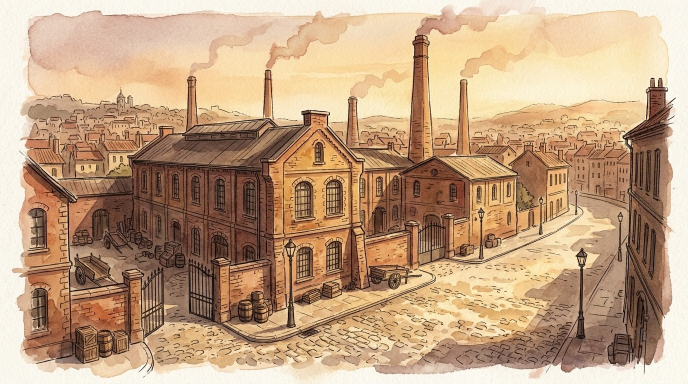
#> input picture kits/gen_selftest/fixtures/images/S01a_리옹_공장.jpg, 1376 x 768 px (shown at 1/2 size)
$ python -i thumb_v3.py   (imports and definitions only)
#> lines starting #> are read from the running program, lines starting #| are printed output that depends on the picture
#> further down, picture is the input picture: PIL image 1376x768 RGB; mean R, G, B 192.8, 160.7, 130
# -*- coding: utf-8 -*-
"""아트고메 채널 공식 썸네일 템플릿 (2026-09-23 확정).
기준 레퍼런스: 채널 자체 히트작 'AI가 거짓말했다'(sanjA0cHWgA) + 에포크한남 채널의 통일된 워드마크.
- 사진은 흐리지 않고 또렷하게, 화면 55~60%를 채운다(블러/글로우 배경 폐기).
- 오른쪽은 완전 블랙 패널, 텍스트는 흰색 + 레드 포인트 1곳만(다른 색 난립 금지).
- 모든 영상에 같은 위치/스타일의 브랜드 워드마크(아트고메)를 고정으로 넣어 시리즈 통일감을 만든다.
- 컬러 배지(노랑/초록 등)는 영상마다 색이 달라져 통일성을 해치므로 여기서는 쓰지 않는다.
"""
import os
from PIL import Image, ImageDraw, ImageFont, ImageFilter

HERE = os.path.dirname(os.path.abspath(__file__))
FONTS = os.path.join(os.path.dirname(os.path.dirname(HERE)), "kits", "fonts")   # LUMIERE_GEN/kits/fonts (OFL 글꼴)
BLACK_HAN = os.path.join(FONTS, "BlackHanSans-Regular.ttf")
PRETENDARD_BLACK = os.path.join(FONTS, "Pretendard-Black.otf")
W, H = 1280, 720
INK = (8, 8, 9)
WHITE = (250, 250, 252)
RED = (235, 40, 40)


def desaturate(im, factor=0.45, darken=0.12):
    """채도를 낮추고 살짝 어둡게 해서 고급스러운 톤으로(쨍한 원색 사진 보정용)."""
#> called with factor = 0.38, darken = 0.12
    from PIL import ImageEnhance
    rgb = im.convert("RGB")
    rgb = ImageEnhance.Color(rgb).enhance(factor)
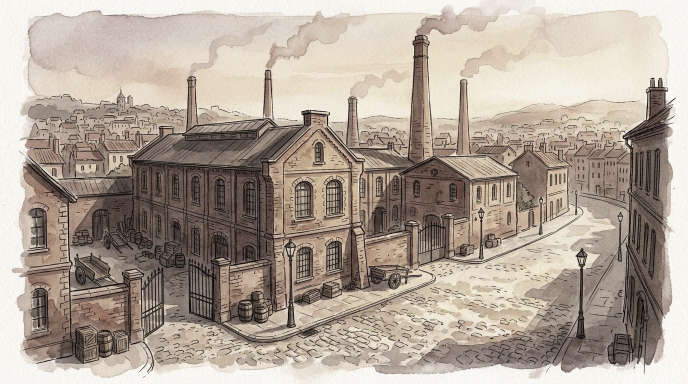
#> rgb: PIL image 1376x768 RGB (shown at 1/2 size); mean R, G, B 176.2, 164, 152.3
    if darken:
        rgb = ImageEnhance.Brightness(rgb).enhance(1 - darken)
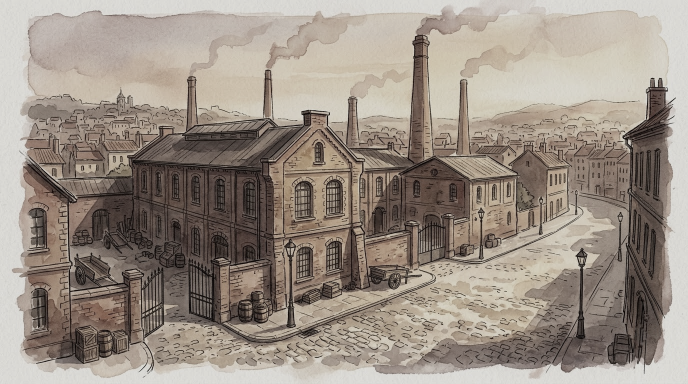
#> rgb: PIL image 1376x768 RGB (shown at 1/2 size); mean R, G, B 154.6, 143.9, 133.5
    rgb = ImageEnhance.Contrast(rgb).enhance(1.06)
    return rgb


def cover(im, w, h, fx=0.5, fy=0.5):
#> called with w = 838, h = 720, fx = 0.5, fy = 0.4
    s = max(w / im.width, h / im.height)
    im = im.resize((int(im.width * s) + 1, int(im.height * s) + 1), Image.LANCZOS)
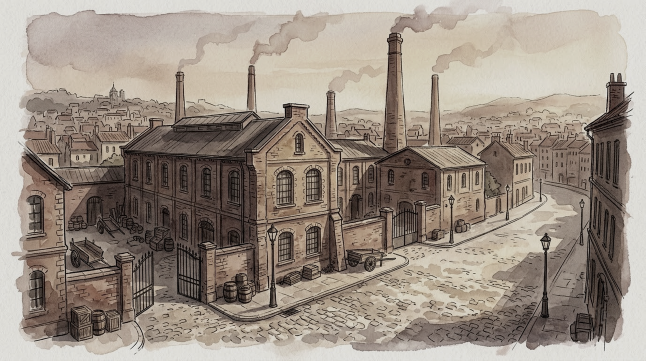
#> im: PIL image 1291x721 RGB (shown at 1/2 size); mean R, G, B 154.6, 143.3, 132.3
    l = int((im.width - w) * fx)
    t = int((im.height - h) * fy)
    return im.crop((l, t, l + w, t + h))
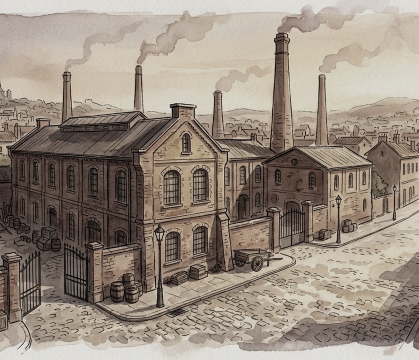
#> returned value: PIL image 838x720 RGB (shown at 1/2 size); mean R, G, B 151.9, 139.7, 127.6


def base(photo, split=0.58, fx=0.5, fy=0.4, darken=0.20, feather=300, desat=0.62, side="right"):
    """사진(또렷, 채도 낮춤) 한쪽 + 나머지 완전 블랙, 경계는 넓고 부드러운(ease) 그라데이션으로.
    side='right'(기본, 2026-09-23 확정 — 타이틀 왼쪽/사진 오른쪽 통일) 또는 'left'.
    feather를 짧게 주면(예전 90px) 사진이 '툭' 끊긴 느낌이 나서 기본값을 크게 올렸다."""
    im = Image.new("RGBA", (W, H), (*INK, 255))
    if desat:
        photo = desaturate(photo, factor=1 - desat)

    if side == "left":
        split_x = int(W * split)
        photo_w = min(W, split_x + feather)
        p = cover(photo, photo_w, H, fx, fy).convert("RGBA")
        if darken:
            p = Image.alpha_composite(p, Image.new("RGBA", p.size, (0, 0, 0, int(255 * darken))))
        mask = Image.new("L", p.size, 255)
        md = ImageDraw.Draw(mask)
        fade_w = photo_w - split_x
        for i in range(fade_w):
            t = i / fade_w
            eased = 1 - (t * t * (3 - 2 * t))
            md.line([(split_x + i, 0), (split_x + i, H)], fill=int(255 * eased))
        if photo_w < p.width:
            md.rectangle([photo_w, 0, p.width, H], fill=0)
        im.paste(p, (0, 0), mask)
    else:
        black_w = int(W * split)
        photo_x0 = max(0, black_w - feather)
        photo_w = W - photo_x0
        p = cover(photo, photo_w, H, fx, fy).convert("RGBA")
        if darken:
            p = Image.alpha_composite(p, Image.new("RGBA", p.size, (0, 0, 0, int(255 * darken))))
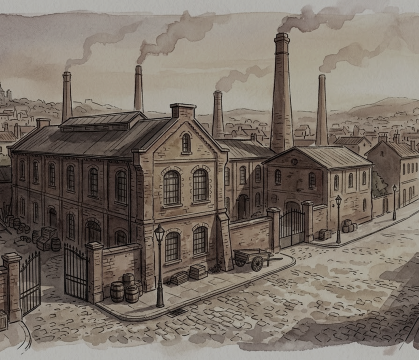
#> p: PIL image 838x720 RGBA (shown at 1/2 size); mean R, G, B, A 121.5, 111.8, 102.1, 255
        mask = Image.new("L", p.size, 255)
#> mask: PIL image 838x720 L; every value is 255
        md = ImageDraw.Draw(mask)
        fade_w = black_w - photo_x0
        for i in range(fade_w):
            t = i / fade_w
            eased = t * t * (3 - 2 * t)  # 0(검정쪽) -> 1(사진쪽) 부드러운 커브
            md.line([(i, 0), (i, H)], fill=int(255 * eased))
        im.paste(p, (photo_x0, 0), mask)
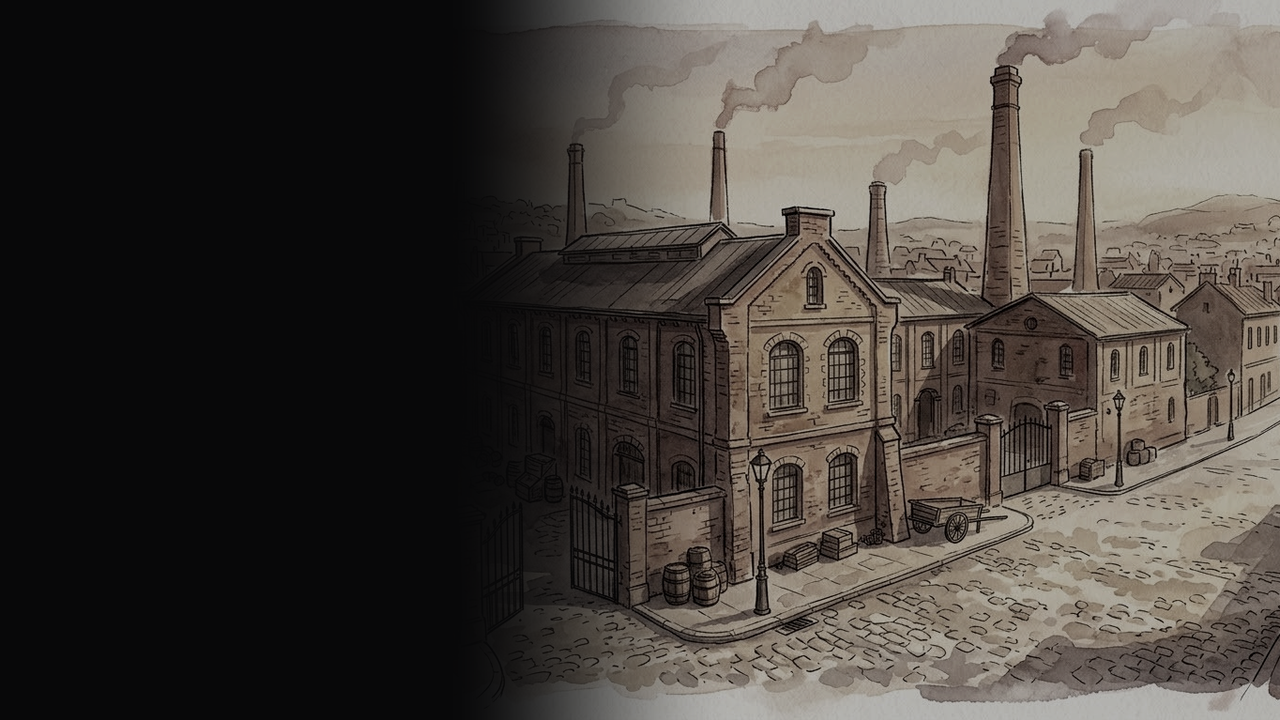
#> im: PIL image 1280x720 RGBA; mean R, G, B, A 70.8, 65.6, 60.5, 255
    return im


# [13 lines left out: function logo_mark, not called in this run]


TRACKING = 0.94  # 2026-09-23: 자간 기본 축소 — 0.8은 한글이 겹쳐서 0.94로 재조정


# [94 lines left out: functions impact_text, fit_size, stacked_lines, brand_mark, not called in this run]

>>> from PIL import Image
>>> picture = Image.open('../../kits/gen_selftest/fixtures/images/S01a_리옹_공장.jpg')
>>> result = base(picture)

$ run again, on kits/gen_selftest/fixtures/images/S01b_두_형제.jpg
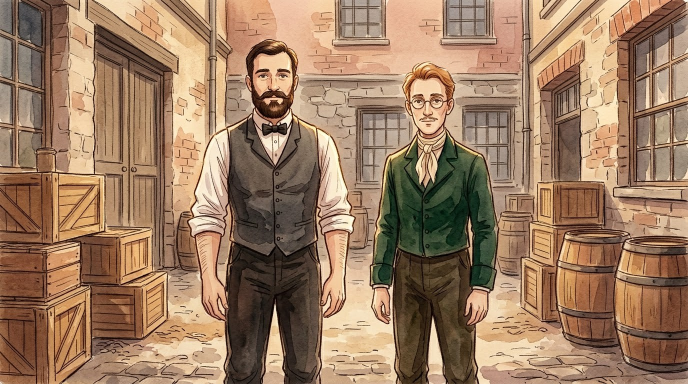
#> input picture kits/gen_selftest/fixtures/images/S01b_두_형제.jpg, 1376 x 768 px (shown at 1/2 size)
#> picture is the input picture: PIL image 1376x768 RGB; mean R, G, B 155.6, 124, 97.7
#> in base, `p = Image.alpha_composite(p, Image.new("RGBA", p.size, (0, 0, 0, int(2..`:
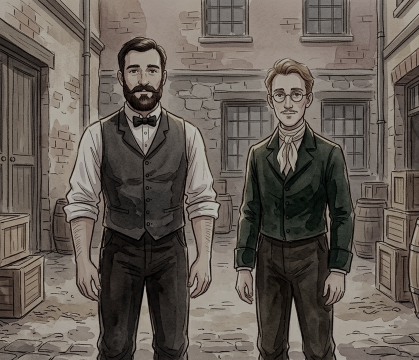
#> p: PIL image 838x720 RGBA (shown at 1/2 size); mean R, G, B, A 99.7, 91.7, 84.4, 255
#> mask: PIL image 838x720 L; every value is 255
#> in base, `im.paste(p, (photo_x0, 0), mask)`:
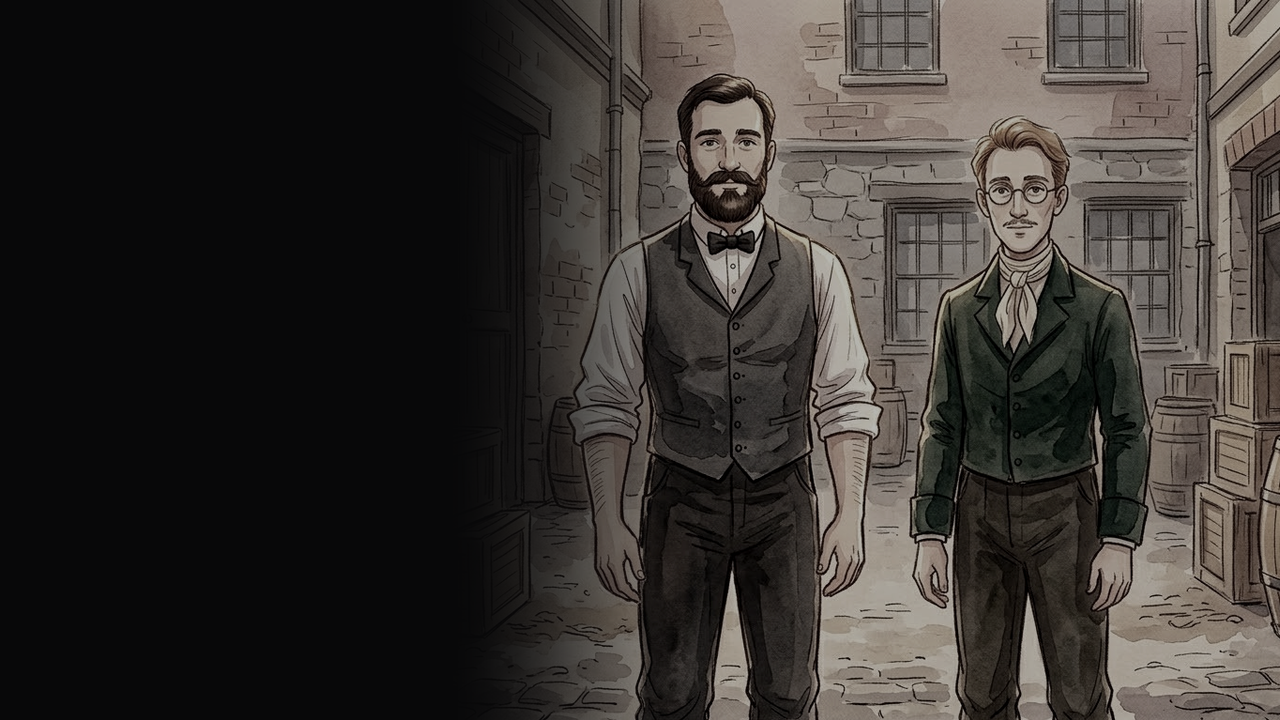
#> im: PIL image 1280x720 RGBA; mean R, G, B, A 56, 52, 48.7, 255

$ run again, on kits/gen_selftest/fixtures/images/S02a_움직이는_세상.jpg
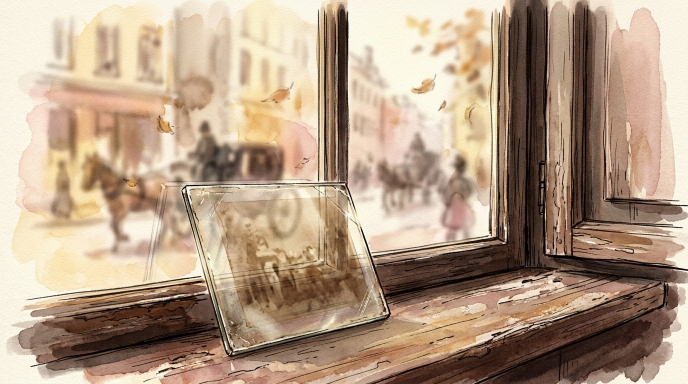
#> input picture kits/gen_selftest/fixtures/images/S02a_움직이는_세상.jpg, 1376 x 768 px (shown at 1/2 size)
#> picture is the input picture: PIL image 1376x768 RGB; mean R, G, B 180.3, 156.8, 134.3
#> in base, `p = Image.alpha_composite(p, Image.new("RGBA", p.size, (0, 0, 0, int(2..`:
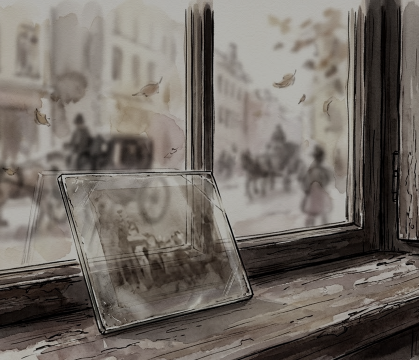
#> p: PIL image 838x720 RGBA (shown at 1/2 size); mean R, G, B, A 114.6, 107.9, 101.2, 255
#> mask: PIL image 838x720 L; every value is 255
#> in base, `im.paste(p, (photo_x0, 0), mask)`:
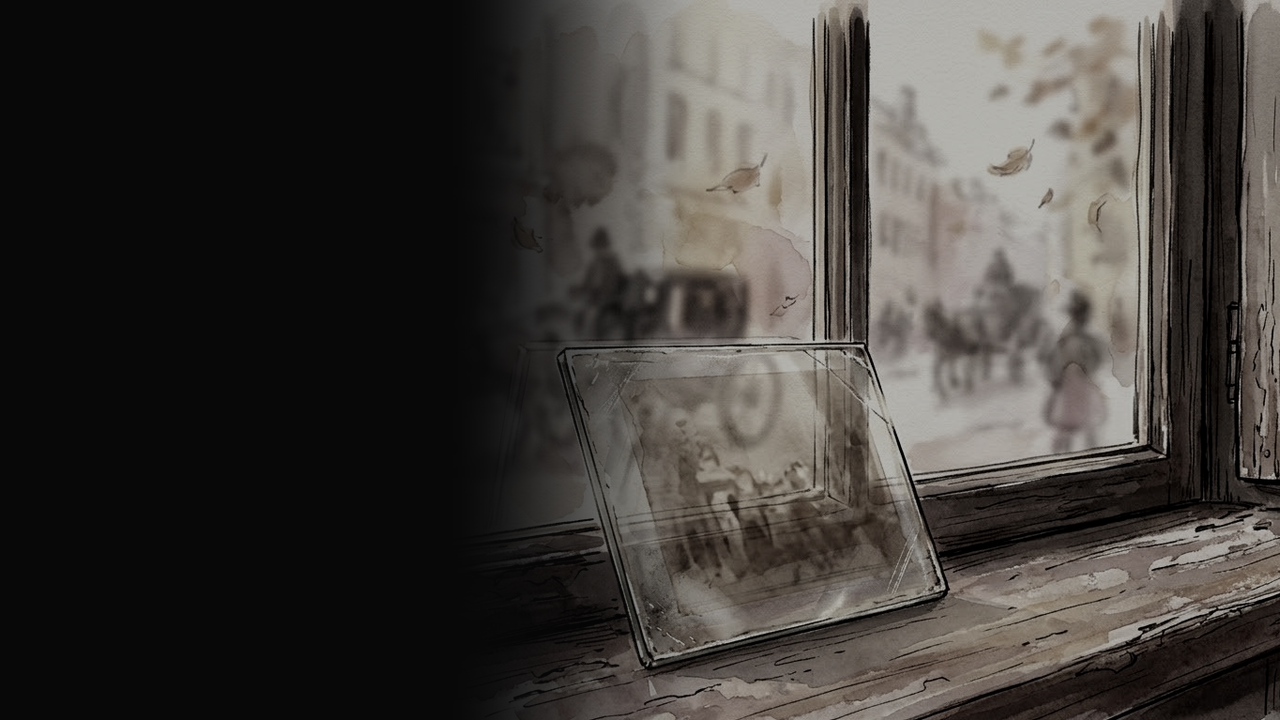
#> im: PIL image 1280x720 RGBA; mean R, G, B, A 64.2, 60.7, 57.7, 255
